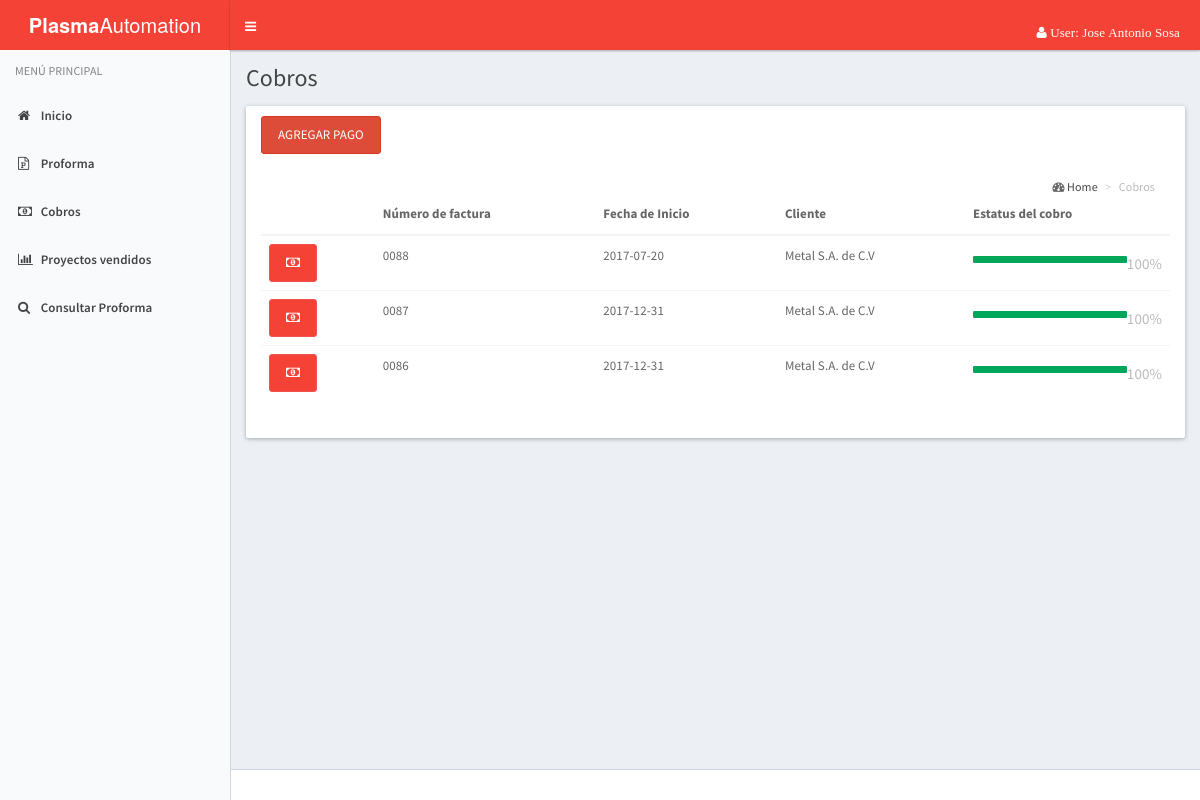
The page /cobranza/index_cobro.php (signed in) on the database its author committed.
### tables this page shows
CREATE TABLE IF NOT EXISTS `proforma` (
  `id_proforma` int(11) NOT NULL,
  `no_factura` int(4) NOT NULL,
  `fecha_inicio` date NOT NULL,
  `id_cliente` int(4) NOT NULL,
  `id_vendedor` int(4) NOT NULL,
  `fecha_entrega` date NOT NULL,
  `id_proyecto` int(4) NOT NULL,
  `descripcion` varchar(250) NOT NULL
);

CREATE TABLE IF NOT EXISTS `cliente` (
  `No_Cliente` int(10) NOT NULL,
  `nu_cliente` int(11) NOT NULL,
  `nombre` varchar(25) NOT NULL,
  `domicilio` varchar(70) NOT NULL,
  `id_estado` int(2) NOT NULL,
  `id_municipio` varchar(25) NOT NULL,
  `rfc` varchar(15) NOT NULL,
  `correo` varchar(30) NOT NULL,
  `telefono` int(15) NOT NULL,
  `c_p` int(8) NOT NULL
);

CREATE TABLE IF NOT EXISTS `cobro` (
  `id_cobro` int(11) NOT NULL,
  `porcentaje` int(3) NOT NULL,
  `id_proforma` int(11) NOT NULL,
  `estatus` int(11) NOT NULL
);

### cobranza/index_cobro.php (the view, shortened to what this page needs)
 <?php
  $host = 'localhost';
  $user = 'root';
  $password = '';
  $conexion = @mysql_connect($host, $user, $password);
 ?>
<!DOCTYPE html>
<html lang="es">
  <head>
    <link rel="stylesheet" href="../assets/bootstrap/css/bootstrap.css">
    <link rel="stylesheet" href="../assets/css/font-awesome.min.css">
    <link rel="stylesheet" href="../assets/css/ionicons.min.css">
    <link rel="stylesheet" href="../assets/dist/css/AdminLTE.css">
    <link rel="stylesheet" href="../assets/dist/css/skins/_all-skins.css">
    <link rel="stylesheet" href="assets/plugins/select2/select2.min.css">
    <link href="assets/plugins/pnotify/css/pnotify.custom.min.css" rel="stylesheet">
  </head>
  <body class="hold-transition skin-blue-light sidebar-mini">
    <div class="wrapper">
      <?php
        include('header.php');
      ?>
      <?php
        include('menu.php');
      ?>
      <div class="content-wrapper" id="content">
        <section class="content-header">
          <h1>
            Cobros
          </h1>
        </section>
        <section class="content">
      <div class="col-lg-12">
         <div class="row">
          <div class="panel">
            <div class="panel-heading">
            <button class="btn btn-danger" data-toggle="modal" data-target="#miventana">Agregar Pago</button>
              <section class="content-header">
                <ol class="breadcrumb">
                   <i class="fa fa-dashboard"></i>
                    <li><a href="">Home</a></li>
                    <li class="active">Cobros
                   </li>
                </ol>
              </section>
            </div>
            <div class="panel-body">
              <table class="table">
                <thead>
                  <tr>
                    <th></th>
                    <th>Número de factura</th>
                    <th>Fecha de Inicio</th>
                    <th>Cliente</th>
                    <th>Estatus del cobro</th>
                  </tr>
                </thead>
                <tbody>
                <?php
                  $sql = "SELECT p.id_proforma, p.no_factura as no_factura, p.fecha_inicio as fecha_inicio, c.No_Cliente, c.nombre as nombre, co.id_cobro, co.porcentaje as porcentaje from proforma p inner join cliente c on c.No_Cliente = p.id_cliente inner join cobro co on co.id_proforma = p.id_proforma  ORDER BY no_factura DESC";
                  $resultado = mysql_query($sql, $conexion);
                  while ($proforma = mysql_fetch_assoc($resultado)) {
                    echo "<tr>";
                     echo "<td><a href='cobros.php?pago_proyecto_id=".$proforma['id_cobro']."' class='btn btn-rounded btn-primary ver-proyecto' title='Realizar Pago' ><i class='fa fa-money'></i></a></td>";
                    echo "<td>00".$proforma['no_factura']."</td>";
                    echo "<td>".$proforma['fecha_inicio']."</td>";
                    echo "<td>".$proforma['nombre']."</td>";
                    echo "
                    <td><h5><small class='pull-right'>".$proforma['porcentaje'].'%'."</small></h5><div class='progress xs'><div class='progress-bar progress-bar-green' style='width:".$proforma['porcentaje'].'%'."'' role='progress-bar' aria-valuenow='20' aria-valuemin='0' aria-valuemax='100'></div></div></td>";
                  }
                ?>
                </tbody>
              </table>
            </div>
          </div>
        </div>
      </div>
    </section>
  </div>
      <footer class="main-footer">
      </footer>
    </div>
  </body>
</html>

### cobranza/header.php (shortened to what this page needs)
<header class="main-header">
        <a href="index.php" class="logo">
          <span class="logo-lg"><b>Plasma</b>Automation</span>
        </a>
        <nav class="navbar navbar-static-top" role="navigation" style="height: 50px;">
          <a href="#" class="sidebar-toggle" data-toggle="offcanvas" role="button" style="height: 50px;">
          </a>
          <div class="navbar-custom-menu">
            <ul class="nav navbar-nav">
              <li class="dropdown user user-menu">
                <a href="#" class="dropdown-toggle" data-toggle="dropdown" style="height: 50px;">
                 <span class="fa fa-user hidden-xs"><?php echo " User: ".$_SESSION['usuario']['nombre'];?></span>
                </a>
              </li>
            </ul>
          </div>
        </nav>
      </header>

### cobranza/menu.php (shortened to what this page needs)
<aside class="main-sidebar">
        <section class="sidebar">
          <ul class="sidebar-menu">
            <li class="header">MENÚ PRINCIPAL</li>
            <li>
              <a href="index.php">
                <i class="fa fa-home"></i>
                <span>Inicio</span>
              </a>
            </li>
            <li class="treeview">
              <li>
              <a href="index_proforma.php">
                <i class="fa fa-file-powerpoint-o"></i>
                <span>Proforma</span>
              </a>
            </li>
            </li>
            <li class="treeview">
              <a href="index_cobro.php">
                <i class="fa fa-money"></i>
                <span>Cobros</span>
              </a>
            </li>
            <li>
              <a href="index_proyecto.php">
                <i class="fa fa-bar-chart"></i>
                <span>Proyectos vendidos</span>
              </a>
            </li>
            <li>
              <a href="">
                <i class="fa fa-search"></i>
                <span>Consultar Proforma</span>
              </a>
            </li>
          </ul>
        </section>
      </aside>

### rows shown on the page
proforma: no_factura "88", fecha_inicio "2017-07-20", id_cliente.nombre "Metal S.A. de C.V", cobro.porcentaje "100"
proforma: no_factura "87", fecha_inicio "2017-12-31", id_cliente.nombre "Metal S.A. de C.V", cobro.porcentaje "100"
proforma: no_factura "86", fecha_inicio "2017-12-31", id_cliente.nombre "Metal S.A. de C.V", cobro.porcentaje "100"

### other values the page prints
$_SESSION['usuario']['nombre'] "Jose Antonio Sosa"
